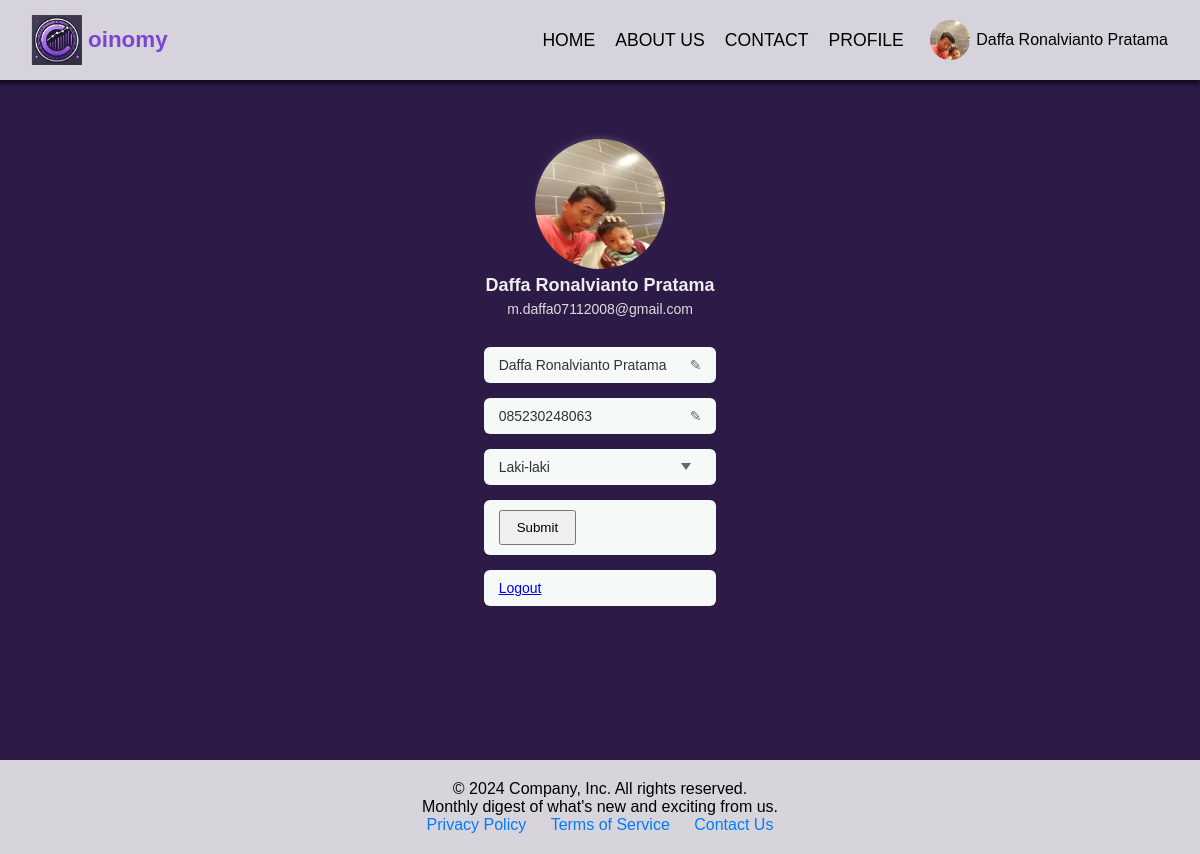
Page /page/profil/index.php (signed in) on the committed database.
### tables this page shows
CREATE TABLE `users` (
  `US_ID` int(255) NOT NULL,
  `US_NAME` varchar(255) NOT NULL,
  `US_EMAIL` varchar(255) NOT NULL,
  `Jenis_Kelamin` varchar(255) NOT NULL,
  `FILE_KTP` varchar(255) NOT NULL,
  `FILE_PHOTO` varchar(255) NOT NULL,
  `US_Password` varchar(255) NOT NULL,
  `US_No.hp` varchar(255) NOT NULL,
  `US_STAT` varchar(255) NOT NULL DEFAULT 'USER'
);

### page/profil/index.php (the view, shortened to what this page needs)
<?php
include_once '../../components/koneksi.php';
function safeGet($array, $key) {
    return isset($array[$key]) ? $array[$key] : '';
}
?>
<!DOCTYPE html>
<html lang="en">
<head>
    <link rel="stylesheet" href="style.css">
</head>
<body>
    <?php include_once '../../components/navbar.php'; ?>
    <main>
        <div class="profile-wrapper">
<form method="POST" action="" enctype="multipart/form-data">
                <div class="profile-avatar">
                    <?php
                    $avatar = safeGet($userData, 'FILE_KTP');
                    if ($avatar) {
                        $imgSrc = '../../admin/' . htmlspecialchars($avatar);
                        $altText = 'Profile Avatar';
                        echo '<label for="profile_photo" style="cursor:pointer; display:inline-block;"><img src="' . $imgSrc . '" alt="' . $altText . '" style="width:130px; height:130px; border-radius:50%; transform: translate(-5px, -1px);"></label>';
                    }
                    ?>
                </div>
                <div class="profile-name"><?= htmlspecialchars(safeGet($userData, 'US_NAME')); ?></div>
                <div class="profile-email"><?= htmlspecialchars(safeGet($userData, 'US_EMAIL')); ?></div>
                <div class="input-group">
                    <input type="text" name="name" placeholder="Edit Nama" value="<?= htmlspecialchars(safeGet($userData, 'US_NAME')); ?>" required />
                    <div class="icon">&#9998;</div>
                </div>
                <div class="input-group">
                    <input type="text" name="phone" placeholder="Nomor Hp" value="<?= htmlspecialchars(safeGet($userData, 'US_No.hp')); ?>" required />
                    <div class="icon">&#9998;</div>
                </div>
                <div class="input-group">
                    <select name="gender" required>
                        <?php $gender = safeGet($userData, 'Jenis_Kelamin'); ?>
                        <?php if ($gender == 'Laki-laki') {  ?>
                            <option value="Laki-laki" selected>Laki-laki</option>
                        <?php } elseif ($gender == 'Perempuan') {  ?>
                            <option value="Perempuan" selected>Perempuan</option>
                            <option value="Laki-laki">Laki-laki</option>
                            <option value="Lainya">Lainya</option>
                        <?php } else {  ?>
                            <option value="Laki-laki">Laki-laki</option>
                            <option value="Lainya">Lainya</option>
                            <option value="Perempuan">Perempuan</option>
                        <?php } ?>
                    </select>
                </div>
                <div class="input-group">
                    <button type="submit" style="padding: 8px 16px; cursor: pointer;">Submit</button>
                </div>
                <div class="input-group">
                    <a href="../logout.php">Logout</a>
                </div>
            </form>
        </div>
    </main>
    <?php include_once '../../components/footer.php'; ?>
</body>
</html>

### components/navbar.php (shortened to what this page needs)
<?php
include_once 'koneksi.php';
$userPhoto = null;
if (isset($_SESSION['user'])) {
    $username = $_SESSION['user'];
    $stmt = $conn->prepare("SELECT * FROM users WHERE US_NAME = ?");
    $stmt->bind_param("s", $username);
    $stmt->execute();
    $result = $stmt->get_result();
    $userData = $result->fetch_assoc();
    if ($userData && !empty($userData['FILE_KTP'])) {
        $userPhoto = '../../admin/' . $userData['FILE_KTP'];
    }
}
?>
<!DOCTYPE html>
<html lang="en">
<head>
</head>
<body>
    <nav class="navbar">
        <div class="container-navbar">
            <img src="<?php $_SERVER['DOCUMENT_ROOT'] ?>/UKLREMON/img/coin.png" width="50px" lengt="100px">
        </div>
        <a href="#" class="navbar-logo"> oinomy </a>
        <div class="container-extra">
        </div>
        <ul class="ul-navbar">
            <li class="li-navbar"> <a href="<?php $_SERVER['DOCUMENT_ROOT']; ?>/UKLREMON/page/Home/index.php"">HOME</a></li>
            <li class="li-navbar"> <a href="<?php $_SERVER['DOCUMENT_ROOT']; ?>/UKLREMON/page/About/index.php">ABOUT US</a></li>
            <li class="li-navbar"> <a href="<?php $_SERVER['DOCUMENT_ROOT']; ?>/UKLREMON/page/contact/contact.php">CONTACT</a></li>
            <li class="li-navbar"> <a href="<?php $_SERVER['DOCUMENT_ROOT']; ?>/UKLREMON/page/profil/index.php">PROFILE</a></li>
            <?php if ($userPhoto): ?>
                <li class="li-navbar" style="display:flex; align-items:center; gap: 0.2rem; margin-left: 1rem;"><img src="<?= htmlspecialchars($userPhoto) ?>" alt="Profile Photo" class="navbar-profile-photo" style="margin-right: 0.2rem;" /><span style="margin-left: 0; font-size: 1rem; color: #000;"><?= htmlspecialchars($_SESSION['user']) ?></span></li>
            <?php endif; ?>
        </ul>
    </nav>
</body>
</html>

### page/profil/style.css (style rules this page uses)
* { margin: 0; padding: 0; box-sizing: border-box; }
body { min-height: 100dvh; font-family: Arial, sans-serif; background-color: #2e1a47; color: #ccc; }
main { height: 95dvh; display: flex; align-items: center; justify-content: center; }
.profile-wrapper { height: 80%; max-width: 400px; display: flex; align-items: center; justify-content: center; flex-direction: column; text-align: center; }
.profile-avatar { width: 120px; height: 120px; border-radius: 50%; background-color: #bbb; margin: 0 auto 15px auto; background-image: url('https://via.placeholder.com/120?text=Avatar'); background-size: cover; background-position: center; box-shadow: 0 0 8px rgba(255,255,255,0.3); }
.profile-name { font-weight: bold; font-size: 18px; color: #eee; margin-bottom: 5px; }
.profile-email { font-size: 14px; color: #ddd; margin-bottom: 30px; }
.input-group { background-color: #f5f9f7; border-radius: 6px; margin-bottom: 15px; padding: 10px 15px; display: flex; align-items: center; color: #333; font-size: 14px; position: relative; }
.input-group input, .input-group select { border: none; background: transparent; outline: none; font-size: 14px; flex-grow: 1; color: #333; }
.input-group .icon { margin-left: 10px; cursor: pointer; color: #666; user-select: none; }
.input-group select { appearance: none; -webkit-appearance: none; -moz-appearance: none; background-repeat: no-repeat; background-position: right 10px center; background-size: 10px 7px; padding-right: 25px; cursor: pointer; }

### components/navbar.php (style rules this page uses)
.navbar { z-index: 99999; position: fixed; top: 0; left: 0; right: 0; background-color: #ffffffcf; box-shadow: -1px 3px 4px 1px rgba(0, 0, 0, 0.6); -webkit-box-shadow: -1px 3px 4px 1px rgba(0, 0, 0, 0.6); -moz-box-shadow: -1px 3px 4px 1px rgba(0, 0, 0, 0.6); display: flex; justify-content: space-between; padding: 0 ; align-items: center; height: 80px; }
.navbar .navbar-logo { text-align: left; padding: 0 5.5rem; font-size: 1.4rem; font-weight: 700; display: flex; color:#7b45d1; text-decoration: none; }
.ul-navbar { padding: 0 2rem; display: flex; }
.ul-navbar .li-navbar { gap: 1rem; display: flex; list-style: none; justify-content: center; align-items: center; }
.navbar .ul-navbar .li-navbar a { text-decoration: none; font-size: 1.1rem; font-family: Verdana, Tahoma, sans-serif; color: rgb(0, 0, 0); padding: 10px; transition: all; transition-duration: 0.5s; border-bottom: 1px solid #302340(0, 0, 0, 0); display: flex; }
.navbar .container-navbar { padding-top: 100%; display: flex; position: fixed; padding: 0 2rem; }
.navbar-profile-photo { width: 40px; height: 40px; border-radius: 50%; object-fit: cover; margin-right: 0.5rem; vertical-align: middle; }

### rows in the picture
users: FILE_KTP (picture), US_NAME "Daffa Ronalvianto Pratama", US_EMAIL "m.daffa07112008@gmail.com", name "Daffa Ronalvianto Pratama", phone "085230248063", gender "Laki-laki"

### other values in the picture
$_SESSION['user'] "Daffa Ronalvianto Pratama"
